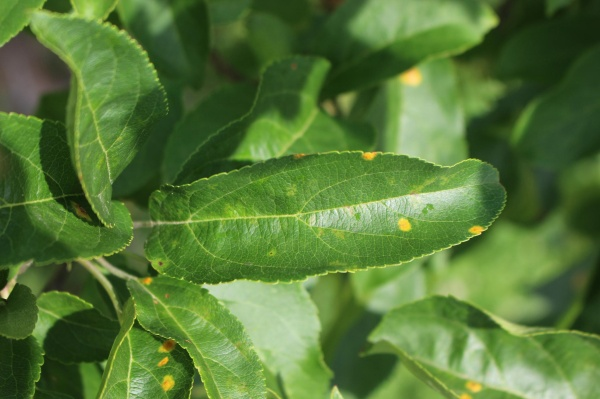
#> input picture 71624703-HSV-color-grayscale-background/1.jpg, 600 x 399 px
$ python HSV_color_grayscale_background.py
#> lines starting #> are read from the running program, lines starting #| are printed output that depends on the picture; after the words box and inside, x2 and y2 are one past the last pixel; in counts of white or black regions, pixels touching at a corner belong together
import numpy as np
import cv2

image = cv2.imread('1.jpg')
#> image is the input picture: shape (399, 600, 3); mean B, G, R 55.9, 119.8, 85.8
gray = cv2.cvtColor(image, cv2.COLOR_BGR2GRAY)
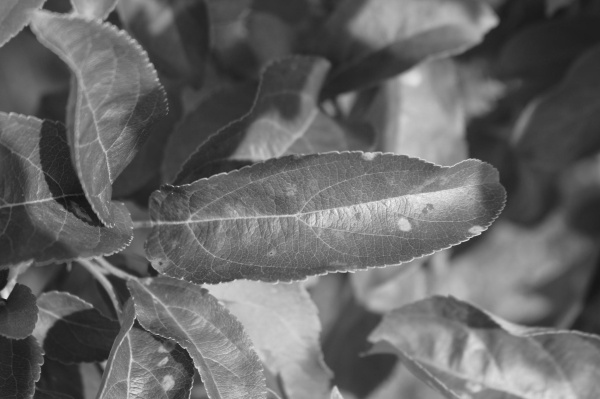
#> gray: shape (399, 600); min 19, max 240, mean 102.3
gray = cv2.merge([gray, gray, gray])
#> gray: shape (399, 600, 3)
hsv = cv2.cvtColor(image, cv2.COLOR_BGR2HSV)
#> hsv: shape (399, 600, 3); mean H, S, V 46.8, 143.3, 120
lower = np.array([35, 90, 88])
upper = np.array([179, 255, 255])
mask = cv2.inRange(hsv, lower, upper)
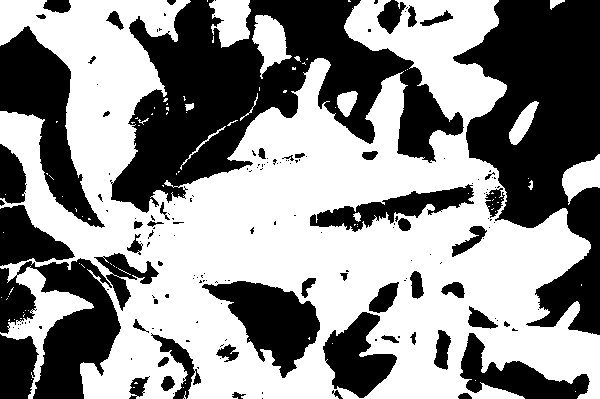
#> mask: shape (399, 600); 55.8% white; 171 black regions (119 under 20 px), largest, box (x1, y1, x2, y2) and area: (110, 0, 464, 213) 32449, (453, 0, 600, 335) 27020, (0, 258, 121, 399) 8776
colored_output = cv2.bitwise_and(image, image, mask=mask)
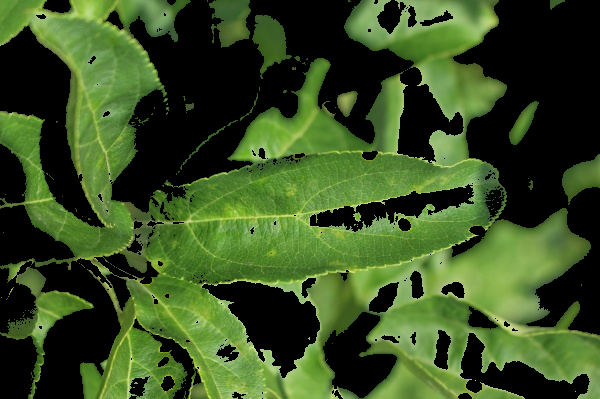
#> colored_output: shape (399, 600, 3); mean B, G, R 33.7, 79.5, 56.3
gray_output = cv2.bitwise_and(gray, gray, mask=255-mask)
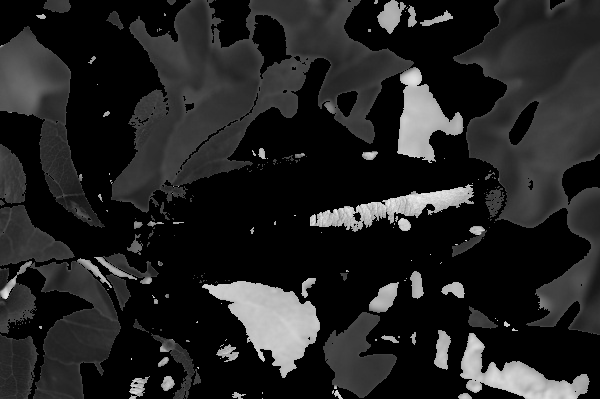
#> gray_output: shape (399, 600, 3); min 0, max 240, mean 34.9
result = cv2.add(colored_output, gray_output)
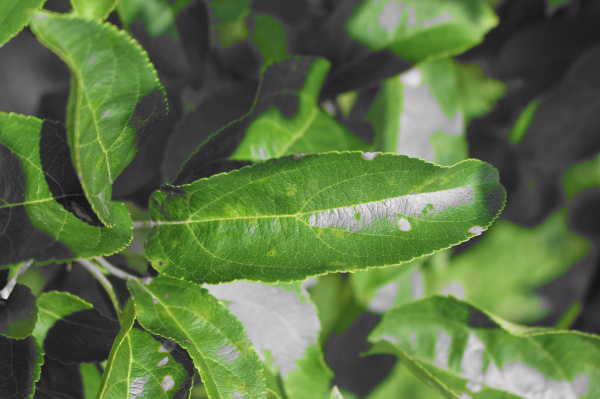
#> result: shape (399, 600, 3); mean B, G, R 68.6, 114.5, 91.3

cv2.imshow('colored_output', colored_output)
cv2.imshow('gray_output', gray_output)
cv2.imshow('result', result)
cv2.waitKey()
